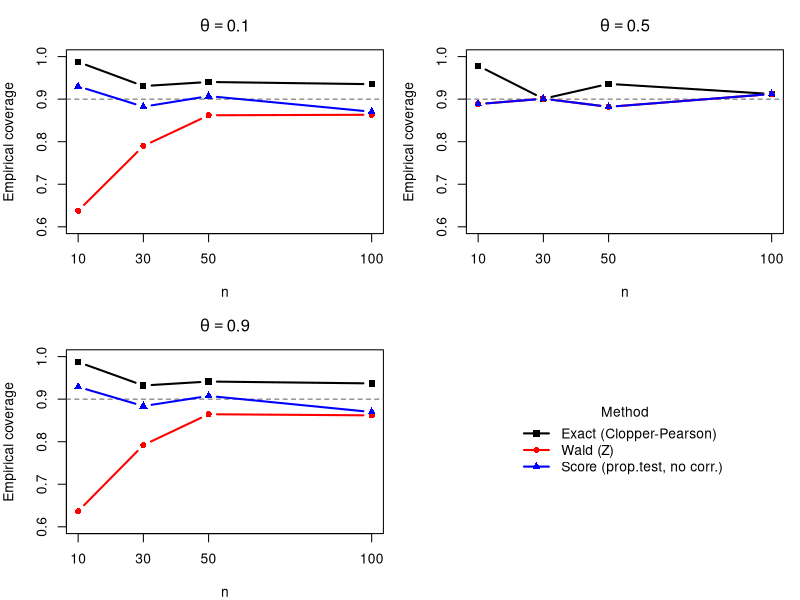

The R script that drew this image:
# Problem 1.1 -- Exact vs approximate 0.90 confidence intervals for the
# parameter theta of a binomial distribution.
#
# For every n in {10, 30, 50, 100} and theta in {0.1, 0.5, 0.9} we generate
# N = 1e5 binomial counts S ~ Bin(n, theta) and, for each of them, build
#   1. the exact (Clopper-Pearson) interval           -> binom.test
#   2. the approximate Wald (Z) interval of the slides -> S/n +- z * sqrt(p(1-p)/n)
#   3. the Wilson score interval                      -> prop.test(correct = FALSE)
# and record the fraction of intervals that trap theta (empirical coverage).
#
# Implementation note: S can only take the n + 1 values 0, 1, ..., n, so each
# interval is computed once for every possible value s and then looked up for
# the N simulated counts (row s + 1). The result is identical to calling
# binom.test / prop.test on each of the 1e5 data sets, but much faster.

set.seed(47)
ns     <- c(10, 30, 50, 100)
thetas <- c(0.1, 0.5, 0.9)
N      <- 1e5
level  <- 0.90
z      <- qnorm(1 - (1 - level) / 2)   # 1.645

# ---- intervals for every possible outcome s = 0, ..., n --------------------
# each function returns a (n + 1) x 2 matrix: [lower, upper]

ci_exact <- function(n, level) {
  t(sapply(0:n, function(s) binom.test(s, n, conf.level = level)$conf.int))
}

ci_wald <- function(n, level) {
  z <- qnorm(1 - (1 - level) / 2)
  p <- (0:n) / n
  cbind(p - z * sqrt(p * (1 - p) / n), p + z * sqrt(p * (1 - p) / n))
}

ci_score <- function(n, level) {
  t(sapply(0:n, function(s)
    prop.test(s, n, conf.level = level, correct = FALSE)$conf.int))
}

methods <- list(
  "Exact (Clopper-Pearson)"      = ci_exact,
  "Wald (Z)"                     = ci_wald,
  "Score (prop.test, no corr.)"  = ci_score
)

# ---- simulation ------------------------------------------------------------
res <- expand.grid(n = ns, theta = thetas, method = names(methods),
                   stringsAsFactors = FALSE)
res$coverage <- NA_real_

for (n in ns) {
  # intervals for all possible outcomes, for every method
  cis <- lapply(methods, function(f) f(n, level))
  for (theta in thetas) {
    S <- rbinom(N, size = n, prob = theta)   # N simulated data sets
    for (m in names(methods)) {
      lo <- cis[[m]][S + 1, 1]
      up <- cis[[m]][S + 1, 2]
      res$coverage[res$n == n & res$theta == theta & res$method == m] <-
        mean(lo <= theta & theta <= up)
    }
  }
}

# ---- table -----------------------------------------------------------------
tab <- reshape(res, idvar = c("theta", "n"), timevar = "method",
               direction = "wide")
names(tab) <- sub("coverage.", "", names(tab), fixed = TRUE)
tab <- tab[order(tab$theta, tab$n), ]
rownames(tab) <- NULL
print(tab, digits = 4)

# ---- plot ------------------------------------------------------------------
cols <- c("black", "red", "blue")
pchs <- c(15, 16, 17)
par(mfrow = c(2, 2), mar = c(4, 4, 3, 1))
for (theta in thetas) {
  plot(NA, xlim = range(ns), ylim = c(0.6, 1), xaxt = "n",
       xlab = "n", ylab = "Empirical coverage",
       main = bquote(theta == .(theta)))
  axis(1, at = ns)
  abline(h = level, lty = 2, col = "gray40")
  for (k in seq_along(methods)) {
    d <- res[res$theta == theta & res$method == names(methods)[k], ]
    lines(d$n, d$coverage, type = "b", col = cols[k], pch = pchs[k], lwd = 2)
  }
}
plot.new()   # 4th panel: legend
legend("center", legend = names(methods), col = cols, pch = pchs, lwd = 2,
       bty = "n", title = "Method")
